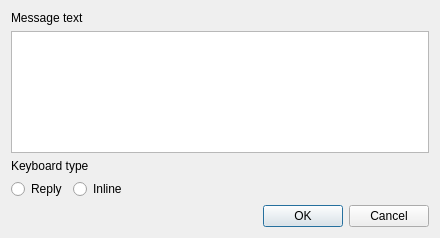
<?xml version="1.0" encoding="UTF-8"?>
<ui version="4.0">
 <class>MessageEditorDialog</class>
 <widget class="QDialog" name="MessageEditorDialog">
  <property name="geometry">
   <rect>
    <x>0</x>
    <y>0</y>
    <width>440</width>
    <height>238</height>
   </rect>
  </property>
  <property name="windowTitle">
   <string>Dialog</string>
  </property>
  <layout class="QVBoxLayout" name="verticalLayout_3">
   <item>
    <layout class="QVBoxLayout" name="verticalLayout">
     <item>
      <widget class="QLabel" name="label">
       <property name="text">
        <string>Message text</string>
       </property>
      </widget>
     </item>
     <item>
      <widget class="QTextEdit" name="message_text_edit"/>
     </item>
    </layout>
   </item>
   <item>
    <layout class="QVBoxLayout" name="verticalLayout_2">
     <item>
      <widget class="QLabel" name="label_2">
       <property name="text">
        <string>Keyboard type</string>
       </property>
      </widget>
     </item>
     <item>
      <layout class="QHBoxLayout" name="horizontalLayout">
       <item>
        <widget class="QRadioButton" name="radio_reply">
         <property name="text">
          <string>Reply</string>
         </property>
        </widget>
       </item>
       <item>
        <widget class="QRadioButton" name="radio_inline">
         <property name="text">
          <string>Inline</string>
         </property>
        </widget>
       </item>
       <item>
        <spacer name="horizontalSpacer">
         <property name="orientation">
          <enum>Qt::Horizontal</enum>
         </property>
         <property name="sizeHint" stdset="0">
          <size>
           <width>40</width>
           <height>20</height>
          </size>
         </property>
        </spacer>
       </item>
      </layout>
     </item>
    </layout>
   </item>
   <item>
    <widget class="QDialogButtonBox" name="buttonBox">
     <property name="orientation">
      <enum>Qt::Horizontal</enum>
     </property>
     <property name="standardButtons">
      <set>QDialogButtonBox::Cancel|QDialogButtonBox::Ok</set>
     </property>
    </widget>
   </item>
  </layout>
 </widget>
 <resources/>
 <connections>
  <connection>
   <sender>buttonBox</sender>
   <signal>accepted()</signal>
   <receiver>MessageEditorDialog</receiver>
   <slot>accept()</slot>
   <hints>
    <hint type="sourcelabel">
     <x>248</x>
     <y>254</y>
    </hint>
    <hint type="destinationlabel">
     <x>157</x>
     <y>274</y>
    </hint>
   </hints>
  </connection>
  <connection>
   <sender>buttonBox</sender>
   <signal>rejected()</signal>
   <receiver>MessageEditorDialog</receiver>
   <slot>reject()</slot>
   <hints>
    <hint type="sourcelabel">
     <x>316</x>
     <y>260</y>
    </hint>
    <hint type="destinationlabel">
     <x>286</x>
     <y>274</y>
    </hint>
   </hints>
  </connection>
 </connections>
</ui>
